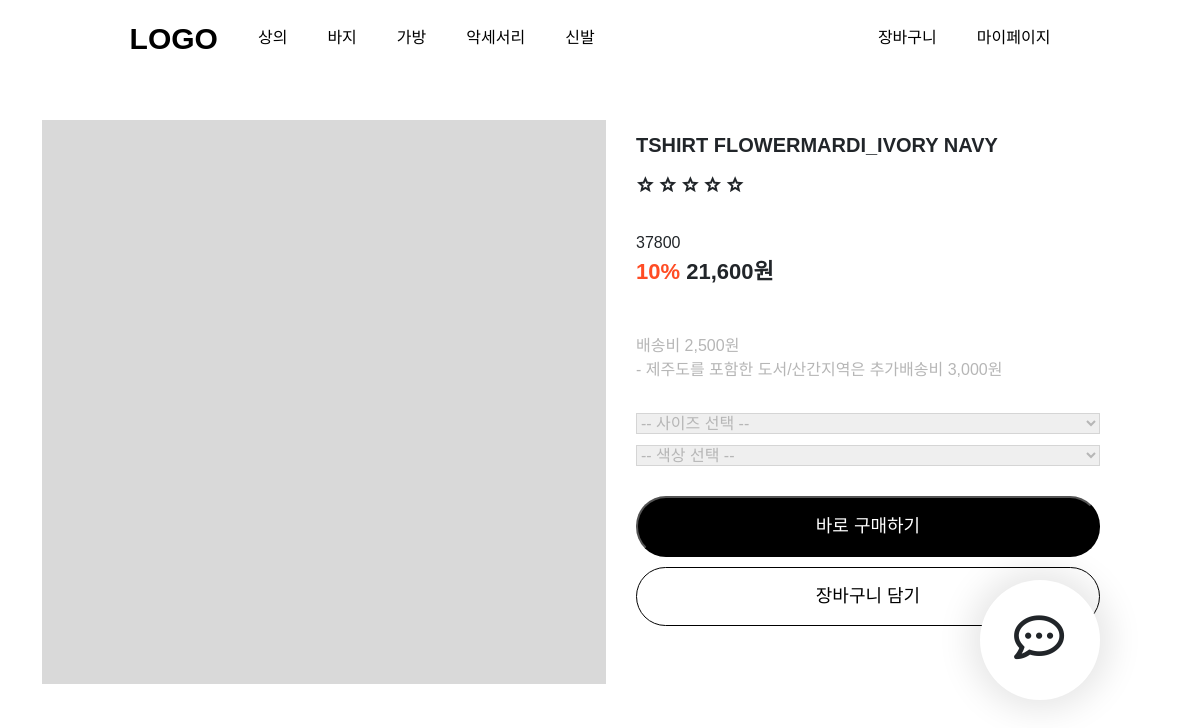
The page /product/TSHIRT FLOWERMARDI_IVORY NAVY/ on the database its author committed.
### shop/models.py (models this page shows, shortened)
class Product(models.Model):
    product_num = models.AutoField(primary_key=True)
    category_code = models.ForeignKey(Product_category, on_delete=models.PROTECT)
    product_price = models.IntegerField()
    product_name = models.CharField(max_length=50)
    product_stock = models.IntegerField(default=0)
    product_date = models.DateField(auto_now_add=True)
    product_rate = models.FloatField(default=0)
    product_image = models.ImageField(null=True, blank=True, upload_to='UploadedFiles')
    product_color = models.CharField(max_length=50, null=True) # 색상 # null 허용
    product_size = models.CharField(max_length=50, null=True)  # 사이즈 # null 허용
    class Meta:
       db_table = 'P2_Product'
       verbose_name = '상품'
       verbose_name_plural = '상품(들)'

### shop/views.py (the view)
# urls.py: path('product/<str:name>/', views.product, name='product'),
def product(request, name):
    product = Product.objects.filter(product_name=name).values('product_name', 'product_price', 'product_rate', 'product_num').distinct()
    product_colors = Product.objects.filter(product_name=name).values('product_color')
    product_sizes = Product.objects.filter(product_name=name).values('product_size')
    for products in product_colors:
        print(products)
    if request.method=="GET":
        context = {
            'product' : product[0],
            'product_colors' : product_colors,
            'product_sizes' : product_sizes,
        }
        return render(request, 'product.html', context)
    elif request.method=="POST":
        print(product[0].get('product_num'))
        return redirect(f'/cart/')

### shop/templates/product.html (shortened to what this page needs)
{% extends "base.html" %}
{% load static %}
{% block contents %}
<div class="d-flex flex-wrap">
    <div style="width: 564px; height:564px; background-color: #D9D9D9;"></div>
    <div class="product_detail">
        <div>
            <p class="fs-20 name">{{ product.product_name }}</p>
            <div class="rating">
                {% for i in "x"|rjust:"5" %}
                    {% if product.product_rate >= forloop.counter %}
                        <i class="material-icons star">star</i>
                    {% else %}
                        <i class="material-icons star">star_border</i>
                    {% endif %}
                {% endfor %}
            </div>
        </div>
        <div>
            <div style="float:left;">
                <p>{{ product.product_price }}<br>
                    <span class="fs-22"><span class="prod_sale">10%</span> 21,600원</span>
                </p>
            </div>
        </div>
        <div style="float: left;">
            <p class="side_p">배송비 2,500원<br>
                - 제주도를 포함한 도서/산간지역은 추가배송비 3,000원
            </p>
            <form id="product_buy" action="." method="POST">
                <div class="product_select">
                    <select id="size">
                        <option>-- 사이즈 선택 --</option>
                    </select>
                    <select id="color">
                        <option>-- 색상 선택 --</option>
                    </select>
                </div>
            </div>
        <div class="cart_bts">
            <button id="buy" class="lg-bt-black" onclick="buy()">바로 구매하기</button>
            <button class="lg-bt-white">장바구니 담기</button>
        </div>
    </div>
</div>
{% endblock%}

### static/bs/css/css.css (style rules this page uses)
body { font-family: 'Noto Sans KR', sans-serif; }
.fs-22 { font-size: 22px; font-weight: bold; }
.fs-20 { font-size: 20px; }
.lg-bt-black { width: 464px; background-color: black; color: white; border-radius: 30px; font-size: 18px; padding: 15px 0px; }
.lg-bt-white { width: 464px; background-color: white; border: 1px solid black; border-radius: 30px; font-size: 18px; padding: 15px 0px; }
.material-icons { font-weight: bold; }
.prod_sale { color: #FF4C24; }
.cart_bts { margin-top: 40px; }
.cart_bts > button { margin-bottom: 10px; }
.name { font-weight: bold; }
.star { font-size: 18px; }
.product_detail { width: 40%; padding: 10px 30px; }
.product_select { margin-bottom: 20px; }
.product_select select { width: 464px; border: 1px solid #d5d5d5; margin-bottom: 10px; color: #B6B6B6; }
.side_p { color: #B6B6B6; margin: 30px 0px !important; }
.rating { margin-bottom: 30px; }

### rows shown on the page
Product: product_name "TSHIRT FLOWERMARDI_IVORY NAVY", product_rate 0 (drawn), product_price "37800"
